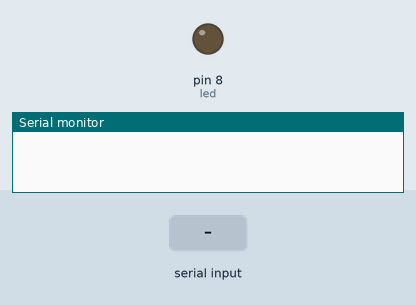
Recording of a sketch running on a simulated Arduino Uno, built with avr-gcc and run on an emulated ATmega328P. Parts: output pins drawn as LEDs (lit = HIGH), the last lines printed to the serial monitor. The inputs (shaded band) are chosen by the test bench.

Above: at 1.2 s.
1.3 s: "1" received over the second serial link
At 1.7 s:
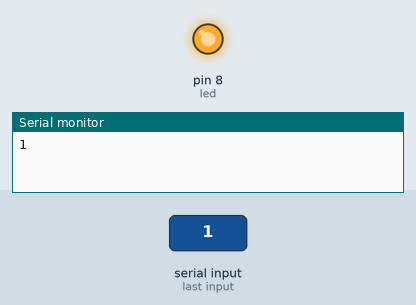
2.8 s: "0" received over the second serial link
At 4.0 s:
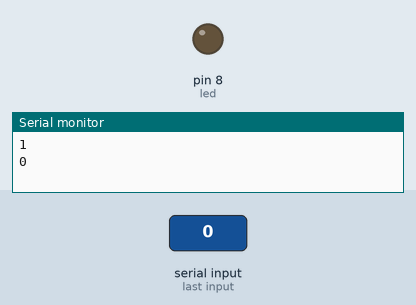
Timing chart, 0 to 5.8 s (numbered marks = the images above; inputs shaded):
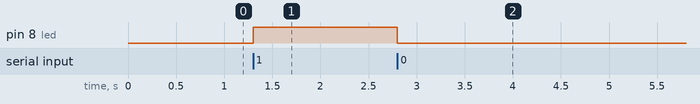

The sketch:

modulo-bluetooth-led.ino
```cpp
#include <SoftwareSerial.h>

/*
Bluetooth RX -> 11 (TX) del Arduino
Bluetooth TX -> 10 (RX) del Arduino
*/

SoftwareSerial bluetooth(10, 11);

int led = 8;
char comando;

void setup() {
  pinMode(led, OUTPUT);
  bluetooth.begin(38400);
  Serial.begin(9600);
}

void loop() {
  if (bluetooth.available()) {
    comando = bluetooth.read();
    Serial.println(comando);

    if (comando == '1') {
      digitalWrite(led, HIGH);
    }
    else if (comando == '0') {
      digitalWrite(led, LOW);
    }
  }
}
```

Measured:
- after the input at 1.3 s, pin 8 (led): LOW → HIGH at once
- after the input at 2.8 s, pin 8 (led): HIGH → LOW at once
